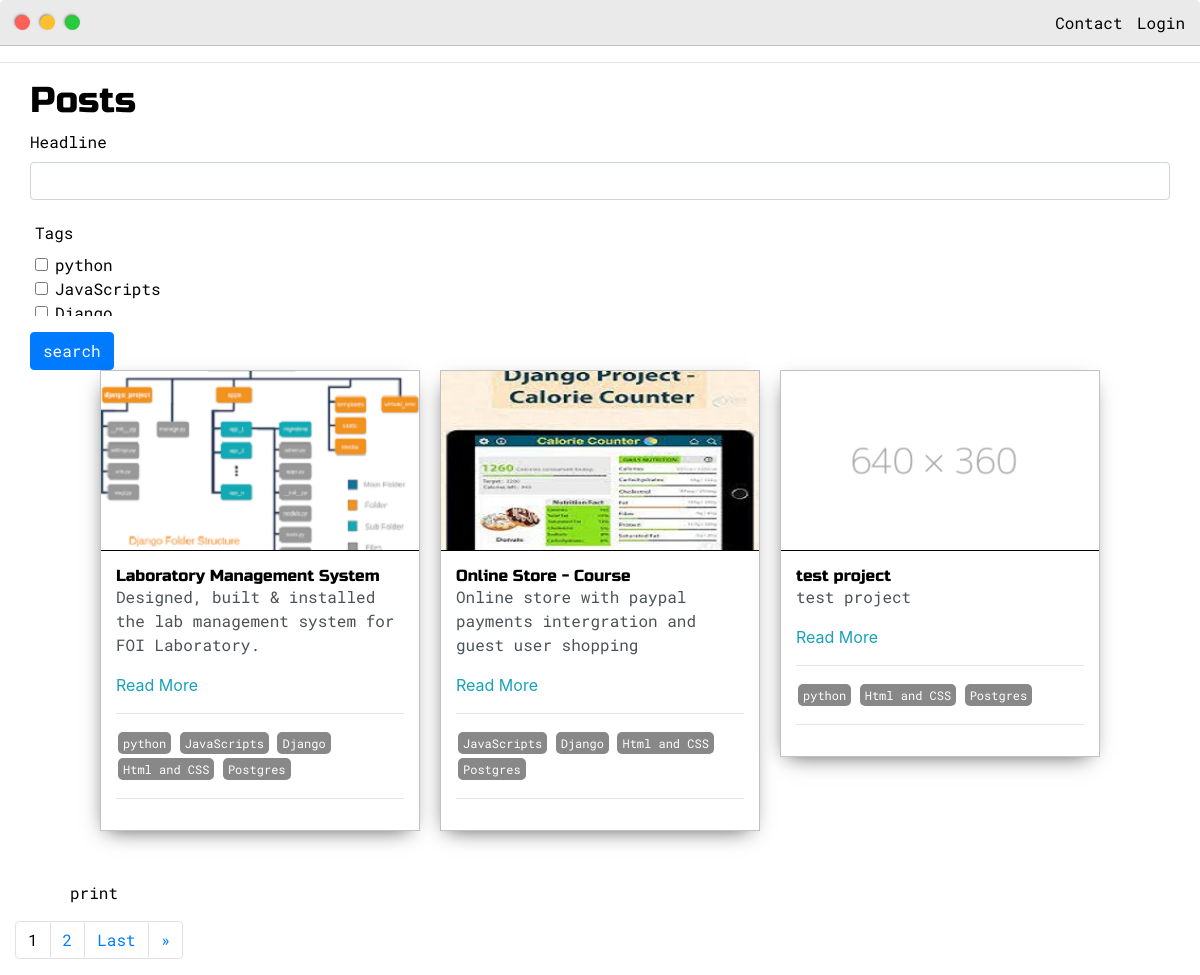
/posts/, run on the app's committed database.
### yeakub/models.py (models this page shows, shortened)
class Post(models.Model):
    headline = models.CharField(max_length=200)
    sub_headline = models.CharField(max_length=200, null=True, blank=True)
    thumbnail = models.ImageField(null=True, blank=True,upload_to="images", default="placeholder.png")
    body = RichTextUploadingField(null=True, blank=True)
    created = models.DateTimeField(auto_now_add=True)
    active = models.BooleanField(default=False)
    featured = models.BooleanField(default=False)
    tags = models.ManyToManyField(Tag, null=True)
    slug = models.SlugField(null=True, blank=True)
    project_link = models.CharField(max_length=300, null=True, blank=True)
    github_link = models.CharField(max_length=300, null=True, blank=True)

class Tag(models.Model):
    name = models.CharField(max_length=200)
    def __str__(self):
        return self.name

### yeakub/views.py (the view)
# urls.py: path('posts/',views.posts,name='posts'),
def posts(request):
    posts = Post.objects.filter(active=True)
    myFilter = PostFilter(request.GET, queryset=posts)
    posts = myFilter.qs
    page = request.GET.get('page')
    paginator = Paginator(posts, 3)
    try:
        posts = paginator.page(page)
    except PageNotAnInteger:
        posts = paginator.page(1)
    except EmptyPage:
        posts = paginator.page(paginator.num_pages)
    context = {'posts': posts, 'myFilter': myFilter}
    return render(request, 'base/posts.html', context)

### yeakub/templates/base/posts.html (shortened to what this page needs)
{% extends 'base/main.html' %}
{% load static %}
{% load crispy_forms_tags %}
{% block content %}
<div class="main-container">
    <h2>Posts</h2>
    <form id="searchForm" method="GET">
        {{myFilter.form|crispy}}
        <input class="btn btn-primary" type="submit" value="search">
    </form>
    <div class="post-wrapper">
        {% for post in posts%}
        <div>
            <div class="post">
                <img src="{{post.thumbnail.url}}" class="thumbnail" alt="">
                <div class="post-preview">
                    <h6 class="post-title">{{post.headline}}</h6>
                    <p class="post-intro">{{post.sub_headline}}</p>
                    <a href="{% url 'post' post.slug %}">Read More</a>
                    <hr>
                    {% for tag in post.tags.all %}
                         <span class="tag" style="display: inline-block;
                         color: #fff;
                         background-color: #888;
                         border-radius: 5px;
                         margin: 2px;
                         padding: 2px 5px;
                         font-size: 12px;">{{tag}}</span>
                    {% endfor %}
                    <hr>
                </div>
            </div>
        </div>
        {% empty %}
            <h3>No Post found...</h3>
        {% endfor %}
    </div>
    <ul>
        <li>print</li>
    </ul>
    <div class="row">
        {% if posts.has_other_pages %}
            <ul class="pagination">
                {% for i in posts.paginator.page_range %}
                    {% if posts.number == i %}
                        <li class="page-item"><a class="active page-link">{{i}}</a></li>
                    {% else %}
                        <li class="page-item"><a data-page="?page={{i}}" class="page-link" href="?page={{i}}" class="page-link">{{i}}</a></li>
                    {% endif %}
                {% endfor %}
                {% if posts.has_next %}
                    <li class="page-item"><a data-page="?page={{posts.paginator.num_pages}}" href="?page={{posts.paginator.num_pages}}" class="page-link">Last</a></li>
                    <li class="page-item"><a data-page="?page={{posts.next_page_number}}" href="?page={{posts.next_page_number}}" class="page-link">&raquo;</a></li>
                {% endif %}
            </ul>
        {% endif %}
    </div>
</div>
{% endblock content %}

### static/css/default.css (style rules this page uses)
:root { --mainColor: #eaeaea; --secondaryColor: #fff; --borderColor: #c1c1c1; --mainText: black; --secondaryText: #455156; --themeDotBorder: #24292e; --previewBg: rgb(251, 249, 243, 0.8); --preview-shadow: #f0ead6; --buttonColor:black; --light-bg-color: #f2f3f5; --newsletter:#060116; --trans-background: background-color .3s; --percent50: 50%; }
body * { transition: 0.3s; }
html, body { padding: 0; margin: 0; }
h1, h2, h3, h4, h5, h6, strong { color: var(--mainText); font-family: 'Russo One', sans-serif; font-weight: 500; }
p, li, span, label, input, textarea { color: var(--mainText); font-family: 'Roboto Mono', monospace; }
a { text-decoration: none; color: #17a2b8; }
ul { list-style: none; }
h2 { font-size: 36px; }
h6 { font-size: 16px; }
.main-container { width: 1200px; margin: 0 auto; }
.post-wrapper { display: grid; grid-template-columns: repeat(auto-fit, 320px); gap: 20px; justify-content: center; padding-bottom: 50px; }
.post { border: 1px solid var(--borderColor); -webkit-box-shadow: -2px 7px 21px -9px rgba(0, 0, 0, 0.75); -moz-box-shadow: -2px 7px 21px -9px rgba(0, 0, 0, 0.75); box-shadow: -2px 7px 21px -9px rgba(0, 0, 0, 0.75); }
.thumbnail { display: block; width: 100%; height: 180px; object-fit: cover; border-bottom: 1px solid black; }
.post-preview { background-color: #fff; padding: 15px; }
.post-title { color: black; margin: 0; }
.post-intro { color: #4b5156; }
.tag { display: inline-block; color: #fff; background-color: #888; border-radius: 5px; margin: 2px; padding: 2px 5px; font-size: 12px; }
@media screen and (max-width: 1200px) { .main-container { width: 95%; } }

### yeakub/templates/base/posts.html (style rules this page uses)
#div_id_tags, #id_tags { max-height: 100px; overflow-y: scroll; border-radius: 5px; padding: 5px; }

### data on the page
Post: thumbnail (picture), headline "Laboratory Management System", sub_headline "Designed, built & installed the lab management system for FOI Laboratory."
Tag: name "python"
Tag: name "JavaScripts"
Tag: name "Django"
Tag: name "Html and CSS"
Tag: name "Postgres"
Post: thumbnail (picture), headline "Online Store - Course", sub_headline "Online store with paypal payments intergration and guest user shopping"
Post: thumbnail (placeholder picture), headline "test project", sub_headline "test project"

### other printed values
{{ i }} "1"
{{ i }} "2"
